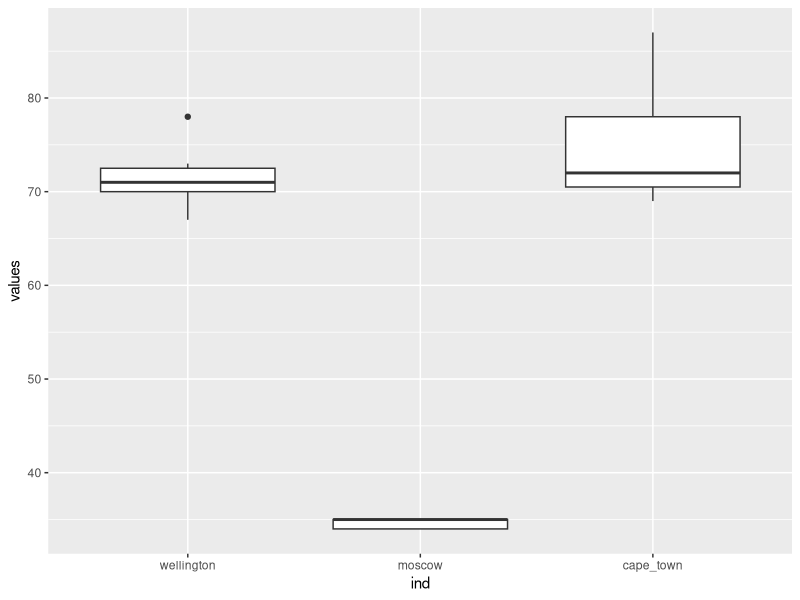

Write the R code that produced this figure.
## ---- chunk 1
test_variable <- 2 + 6
test_variable
## ---- chunk 2
# Create your variable here
temps_f <- c(78, 69, 67, 73, 72, 71, 71)
## ---- chunk 3
# Write your function here
fahrenheit_to_celsius <- function(temp){
 return((temp - 32) * 5 / 9)
}
fahrenheit_to_celsius(32)
fahrenheit_to_celsius(0)
## ---- chunk 4
# Apply your function to temps_f here
temps_c <- sapply(temps_f, fahrenheit_to_celsius)
temps_c
## ---- chunk 5
# Write your function here
is_nice_weather <- function(temps){
  count <- 0
  for(temp in temps){
    if (temp > 60){
      count <- count + 1
    }
  }
  return(count > length(temps) / 2)
}

is_nice_weather(temps_f)

## ---- chunk 6
# Create your list here
possible_destinations <- list(wellington = temps_f, moscow = c(34, 35, 35, 34, 35, 34, 35), cape_town = c(87, 82, 74, 72, 71, 69, 70))
possible_destinations
## ---- chunk 7
# Apply your function to your list
nice_cities <- lapply(possible_destinations, is_nice_weather)
nice_cities
## ---- chunk 8
# Create your boxplot visualization.
library(ggplot2)
destination_df <- as.data.frame(possible_destinations)
ggplot(stack(destination_df), aes(x = ind, y = values)) +
  geom_boxplot()
## ---- chunk 9

